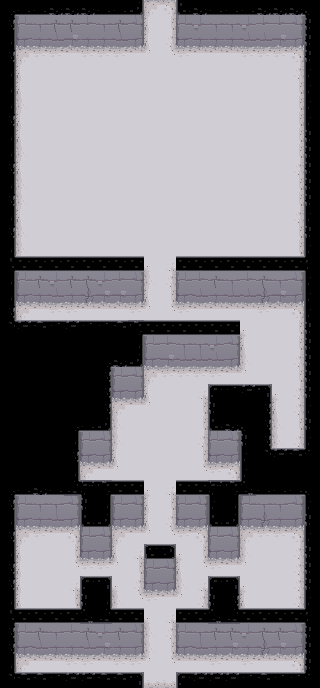

Tiled map render using the project's own tile images. Description and the whole map definition, tile-layer contents included, below:
An orthogonal 20x43 tile map with 16x16 px tiles, 2 tile layers (Floor, Ceilng), 1 hidden layer not drawn.

<map version="1.0" orientation="orthogonal" renderorder="right-down" width="20" height="43" tilewidth="16" tileheight="16" nextobjectid="4">
 <tileset firstgid="1" name="dungeon tileset calciumtrice" tilewidth="16" tileheight="16" tilecount="1050" columns="30">
  <image source="dungeon tileset calciumtrice.png" width="480" height="560" />
  <terraintypes>
   <terrain name="Ceiling" tile="55" />
   <terrain name="Wall" tile="156" />
   <terrain name="Floor" tile="235" />
  </terraintypes>
  <tile id="30" terrain="0,0,0,0" />
  <tile id="31" terrain=",,,0" />
  <tile id="32" terrain=",,0," />
  <tile id="33" terrain=",0,," />
  <tile id="34" terrain="0,,," />
  <tile id="35" terrain=",0,,0" />
  <tile id="37" terrain=",0,,0" />
  <tile id="38" terrain=",,0,0" />
  <tile id="39" terrain=",,0,0" />
  <tile id="40" terrain=",,0,0" />
  <tile id="41" terrain="0,0,," />
  <tile id="43" terrain="0,0,," />
  <tile id="44" terrain="0,,0," />
  <tile id="46" terrain="0,,0," />
  <tile id="79" terrain=",0,0,0" />
  <tile id="80" terrain="0,,0,0" />
  <tile id="81" terrain="0,0,,0" />
  <tile id="82" terrain="0,0,0," />
  <tile id="120" terrain=",,,1" />
  <tile id="121" terrain=",,1,1" />
  <tile id="122" terrain=",,1,1" />
  <tile id="123" terrain=",,1,1" />
  <tile id="124" terrain=",,1,1" />
  <tile id="125" terrain=",,1," />
  <tile id="150" terrain=",1,," />
  <tile id="151" terrain="1,1,," />
  <tile id="152" terrain="1,1,," />
  <tile id="153" terrain="1,1,," />
  <tile id="154" terrain="1,1,," />
  <tile id="155" terrain="1,,," />
  <tile id="210" terrain="2,2,2,2" />
  <tile id="211" terrain=",,,2" />
  <tile id="212" terrain=",,2," />
  <tile id="213" terrain=",2,," />
  <tile id="214" terrain="2,,," />
  <tile id="216" terrain=",2,,2" />
  <tile id="217" terrain=",2,,2" />
  <tile id="218" terrain=",,2,2" />
  <tile id="220" terrain=",,2,2" />
  <tile id="222" terrain="2,2,," />
  <tile id="223" terrain="2,2,," />
  <tile id="225" terrain="2,,2," />
  <tile id="226" terrain="2,,2," />
  <tile id="259" terrain=",2,2,2" />
  <tile id="260" terrain="2,,2,2" />
  <tile id="261" terrain="2,2,,2" />
  <tile id="262" terrain="2,2,2," />
 </tileset>
 <imagelayer name="Background" visible="0" offsetx="-304" offsety="16">
  <image source="../puzzle5.png" width="1248" height="672" />
 </imagelayer>
 <layer name="Floor" width="20" height="43">
  <data encoding="csv">
0,0,0,0,0,0,0,0,0,212,213,0,0,0,0,0,0,0,0,0,
0,121,124,123,123,125,124,123,126,218,227,121,122,124,124,122,125,125,126,0,
0,151,155,154,152,155,155,154,156,218,226,151,155,155,155,154,154,152,156,0,
0,212,219,219,221,219,219,219,221,260,261,219,221,221,221,219,219,219,213,0,
0,218,211,211,211,211,211,211,211,211,211,211,211,211,211,211,211,211,226,0,
0,218,211,211,211,211,211,211,211,211,211,211,211,211,211,211,211,211,227,0,
0,217,211,211,211,211,211,211,211,211,211,211,211,211,211,211,211,211,227,0,
0,218,211,211,211,211,211,211,211,211,211,211,211,211,211,211,211,211,227,0,
0,218,211,211,211,211,211,211,211,211,211,211,211,211,211,211,211,211,227,0,
0,217,211,211,211,211,211,211,211,211,211,211,211,211,211,211,211,211,227,0,
0,218,211,211,211,211,211,211,211,211,211,211,211,211,211,211,211,211,226,0,
0,217,211,211,211,211,211,211,211,211,211,211,211,211,211,211,211,211,227,0,
0,217,211,211,211,211,211,211,211,211,211,211,211,211,211,211,211,211,227,0,
0,218,211,211,211,211,211,211,211,211,211,211,211,211,211,211,211,211,226,0,
0,217,211,211,211,211,211,211,211,211,211,211,211,211,211,211,211,211,227,0,
0,217,211,211,211,211,211,211,211,211,211,211,211,211,211,211,211,211,227,0,
0,214,223,223,224,223,224,223,224,262,263,223,224,224,224,223,223,223,215,0,
0,121,123,122,123,123,122,125,126,217,226,121,125,123,124,125,123,124,126,0,
0,151,155,154,155,153,152,152,156,218,227,151,154,155,154,154,153,152,156,0,
0,212,221,219,219,221,221,221,219,260,261,219,221,221,221,221,219,221,213,0,
0,214,224,224,223,224,224,223,223,224,224,224,223,223,223,262,211,211,227,0,
0,0,0,0,0,0,0,0,0,121,125,124,124,122,126,218,211,211,227,0,
0,0,0,0,0,0,0,0,0,151,152,154,154,154,156,217,211,211,226,0,
0,0,0,0,0,0,0,121,126,212,219,219,219,219,221,260,211,211,227,0,
0,0,0,0,0,0,0,151,156,218,211,211,263,224,224,224,224,262,226,0,
0,0,0,0,0,0,0,212,221,260,211,211,227,0,0,0,0,218,226,0,
0,0,0,0,0,0,0,217,211,211,211,211,227,0,0,0,0,217,227,0,
0,0,0,0,0,121,126,217,211,211,211,211,226,121,126,0,0,217,226,0,
0,0,0,0,0,151,156,218,211,211,211,211,227,151,156,0,0,214,215,0,
0,0,0,0,0,212,221,260,211,211,211,211,261,219,213,0,0,0,0,0,
0,0,0,0,0,214,223,223,223,262,263,224,223,224,215,0,0,0,0,0,
0,121,124,124,126,0,0,121,126,218,227,121,126,0,0,121,124,124,126,0,
0,151,155,154,156,0,0,151,156,218,226,151,156,0,0,151,153,155,156,0,
0,212,219,221,213,121,126,212,221,260,261,219,213,121,126,212,219,219,213,0,
0,218,211,211,227,151,156,218,263,223,224,262,227,151,156,217,211,211,226,0,
0,218,211,211,261,219,219,260,227,121,126,218,261,219,221,260,211,211,226,0,
0,218,211,211,263,224,223,262,226,151,156,217,263,223,223,262,211,211,226,0,
0,218,211,211,227,0,0,217,261,219,221,260,226,0,0,218,211,211,226,0,
0,214,223,223,215,0,0,214,223,262,263,224,215,0,0,214,224,223,215,0,
0,121,123,124,125,123,122,123,126,217,226,121,124,123,123,122,123,123,126,0,
0,151,154,155,155,154,152,155,156,217,227,151,154,155,152,155,153,152,156,0,
0,212,221,221,219,219,221,219,219,260,261,221,221,219,221,219,221,221,213,0,
0,214,224,223,223,223,224,223,223,223,223,223,224,224,223,224,224,223,215,0
</data>
 </layer>
 <layer name="Ceilng" width="20" height="43">
  <data encoding="csv">
83,44,44,42,42,42,44,44,35,0,0,34,42,44,44,44,42,42,42,82,
45,0,0,0,0,0,0,0,0,0,0,0,0,0,0,0,0,0,0,36,
47,0,0,0,0,0,0,0,0,0,0,0,0,0,0,0,0,0,0,36,
45,0,0,0,0,0,0,0,0,0,0,0,0,0,0,0,0,0,0,36,
47,0,0,0,0,0,0,0,0,0,0,0,0,0,0,0,0,0,0,38,
47,0,0,0,0,0,0,0,0,0,0,0,0,0,0,0,0,0,0,38,
47,0,0,0,0,0,0,0,0,0,0,0,0,0,0,0,0,0,0,38,
45,0,0,0,0,0,0,0,0,0,0,0,0,0,0,0,0,0,0,38,
47,0,0,0,0,0,0,0,0,0,0,0,0,0,0,0,0,0,0,36,
47,0,0,0,0,0,0,0,0,0,0,0,0,0,0,0,0,0,0,36,
45,0,0,0,0,0,0,0,0,0,0,0,0,0,0,0,0,0,0,36,
47,0,0,0,0,0,0,0,0,0,0,0,0,0,0,0,0,0,0,36,
45,0,0,0,0,0,0,0,0,0,0,0,0,0,0,0,0,0,0,36,
47,0,0,0,0,0,0,0,0,0,0,0,0,0,0,0,0,0,0,38,
45,0,0,0,0,0,0,0,0,0,0,0,0,0,0,0,0,0,0,36,
47,0,0,0,0,0,0,0,0,0,0,0,0,0,0,0,0,0,0,38,
86,52,52,52,52,52,52,52,52,0,0,52,52,52,52,52,52,52,52,85,
47,0,0,0,0,0,0,0,0,0,0,0,0,0,0,0,0,0,0,38,
47,0,0,0,0,0,0,0,0,0,0,0,0,0,0,0,0,0,0,38,
45,0,0,0,0,0,0,0,0,0,0,0,0,0,0,0,0,0,0,38,
81,39,40,41,39,41,41,40,67,52,52,52,52,52,52,0,0,0,0,36,
31,31,31,31,31,31,31,31,47,0,0,0,0,0,0,0,0,0,0,36,
31,31,31,31,31,31,83,42,35,0,0,0,0,0,0,0,0,0,0,36,
31,31,31,31,31,31,45,0,0,0,0,0,0,0,0,0,0,0,0,36,
31,31,31,31,31,31,45,0,0,0,0,0,0,32,41,39,33,0,0,36,
31,31,31,31,31,31,45,0,0,0,0,0,0,36,31,31,45,0,0,38,
31,31,31,31,83,44,35,0,0,0,0,0,0,34,42,82,45,0,0,36,
31,31,31,31,47,0,0,0,0,0,0,0,0,0,0,36,45,0,0,38,
31,31,31,31,45,0,0,0,0,0,0,0,0,0,0,38,81,39,40,80,
31,31,31,31,47,0,0,0,0,0,0,0,0,0,0,38,31,31,31,31,
83,44,42,44,65,68,67,52,52,0,0,52,52,68,67,66,44,44,44,82,
45,0,0,0,0,36,47,0,0,0,0,0,0,38,47,0,0,0,0,38,
47,0,0,0,0,34,35,0,0,0,0,0,0,34,35,0,0,0,0,36,
45,0,0,0,0,0,0,0,0,0,0,0,0,0,0,0,0,0,0,38,
47,0,0,0,0,0,0,0,0,48,50,0,0,0,0,0,0,0,0,36,
45,0,0,0,0,0,0,0,0,0,0,0,0,0,0,0,0,0,0,36,
45,0,0,0,0,32,33,0,0,0,0,0,0,32,33,0,0,0,0,36,
47,0,0,0,0,36,47,0,0,0,0,0,0,36,45,0,0,0,0,38,
86,52,52,52,52,66,65,52,52,0,0,52,52,66,65,52,52,52,52,85,
45,0,0,0,0,0,0,0,0,0,0,0,0,0,0,0,0,0,0,36,
45,0,0,0,0,0,0,0,0,0,0,0,0,0,0,0,0,0,0,36,
47,0,0,0,0,0,0,0,0,0,0,0,0,0,0,0,0,0,0,36,
81,40,40,41,39,39,40,40,33,0,0,32,39,39,39,41,40,41,41,80
</data>
 </layer>
</map>
